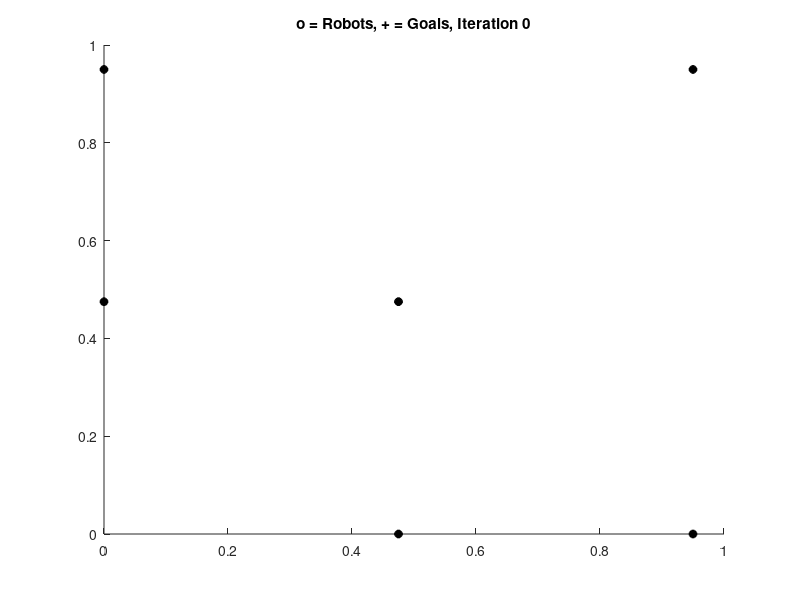

Reproduce this figure in MATLAB. (Note: this script raises an error after producing the figure.)

%function [px, py] = combined( crs, numIterations, showPlot)
function  combined( crs, numIterations, showPlot)

%loydsAlgorithm(0.01*rand(50,1),zeros(50,1)+1/2, [0,0;0,1;1,1;1,0], 200, true)

%seed = 1;
K_prop = 0.7;
%rng(seed);

if nargin < 1   % demo mode
    showPlot = true;
    numIterations  = 30;
    xrange = 10;  %region size
    yrange = 10;
    n = 6; %number of robots  (changing the number of robots is interesting)

    Px = 0.05*mod(1:n,ceil(sqrt(n)))'*(xrange-0.5); %start the robots in a small grid
    Py = 0.05*floor((1:n)/sqrt(n))'*(yrange-0.5);
    
    Px2=Px;
    Py2=Py;
      
%     Px = rand(n,1)*(xrange-0.1); % place n  robots randomly
%     Py = rand(n,1)*(yrange-0.1);
     
    crs = [0, 0;
        0, yrange;
        xrange, yrange;
        xrange, 0;
        0,0 ];
    
    for i = 1:numel(Px)  
        while ~inpolygon(Px(i),Py(i),crs(:,1),crs(:,2)) % ensure robots are inside the boundary
            Px(i) = rand(1,1)*xrange; 
            Py(i) = rand(1,1)*yrange;
        end
    end
    %copy real generator positions to virtual positions.
    Vx = Px;
    Vy = Py;
else
    xrange = max(crs(:,1));
    yrange = max(crs(:,2));
    n = numel(Px); %number of robots  
end

%%%%%%%%%%%%%%%%%%%%%%%% VISUALIZATION %%%%%%%%%%%%%%%%%%%%%%%%%%%%%%%%%%%%
if showPlot
    figure(1);
    %hold on
    %figure(2);
    verCellHandle = zeros(n,1);
    cellColors = hsv(n);
    for i = 1:numel(Px) % color according to
        verCellHandle(i)  = patch(Px(i),Py(i),cellColors(i,:)); % use color i  -- no robot assigned yet
        hold on
    end
    pathHandle = zeros(n,1);    
    %numHandle = zeros(n,1);    
    for i = 1:numel(Px) % color according to
        %pathHandle(i)  = plot(Px(i),Py(i),'-','color',cellColors(i,:)*.8);
        %numHandle(i) = text(Px(i),Py(i),num2str(i));
    end
    
    goalHandle = plot(Px,Py,'+','linewidth',2, 'color','black');
    %currHandle = plot(Px,Py,'o','linewidth',2, 'color','black');
    
    goalHandle2 = plot(Px2,Py2,'*','linewidth',2, 'color','black');
    obs = zeros(1,4,2);
     obs(1,:,:) = [2 2; 8 2; 8 8; 2 8];
%     plot(obs1(:,1),obs1(:,2),'ro');%plot red circles for visualization
%     
%     patch(obs1(:,1),obs1(:,2),'g'); %plot obstacle
%     
%     %similarly for the rest of the obstacles
%     
%     obs2 = [6 2; 7 2; 7 3; 6 3];
%     plot(obs2(:,1),obs2(:,2), 'ro');
%     
%     patch(obs2(:,1),obs2(:,2),'g');
% 
%     
%     obs3 = [3 6; 4 6; 4 7; 3 7];
%     plot(obs3(:,1),obs3(:,2),'ro');
% 
%     patch(obs3(:,1),obs3(:,2),'g');
%     obs4= [6 6; 7 6; 7 7; 6 7];
%     plot(obs4(:,1),obs4(:,2),'ro');
%     
%     patch(obs4(:,1),obs4(:,2),'g');
%     
     
    titleHandle = title(['o = Robots, + = Goals, Iteration ', num2str(0)]);
    hold on;
end
%%%%%%%%%%%%%%%%%%%%%%%% END VISUALIZATION %%%%%%%%%%%%%%%%%%%%%%%%%%%%%%%%
DISPLACEMENT = zeros(numIterations,1);
MAX_DISPLACEMENT = 0.5;

% Iteratively Apply LLYOD's Algorithm
for counter = 1:numIterations
    
    %loydsAlgorithm_nonuniform(i,Px,Py, crs, numIterations, showPlot)
    %[v,c]=VoronoiLimit(Px,Py, crs, false);
    [v,c]=VoronoiBounded(Vx,Vy, crs);
    
%     if showPlot
%         set(currHandle,'XData',Px,'YData',Py);%plot current position
%         for i = 1:numel(Px) % color according to
%             xD = [get(pathHandle(i),'XData'),Px(i)];
%             yD = [get(pathHandle(i),'YData'),Py(i)];
%             set(pathHandle(i),'XData',xD,'YData',yD);%plot path position
%             set(numHandle(i),'Position',[ Px(i),Py(i)]);
%         end 
%     end
   
    for i = 1:numel(c) %calculate the centroid of each cell
        % Changed for non_uniform case
        %[cx,cy] = PolyCentroid(v(c{i},1),v(c{i},2));
        
        [cx,cy] = PolyCentroidNonuniformDensity(v(c{i},1),v(c{i},2),counter);
        
        cx = min(xrange,max(0, cx));
        cy = min(yrange,max(0, cy));
        
        if ~isnan(cx) && inpolygon(cx,cy,crs(:,1),crs(:,2))
                Vx(i) = Vx(i) + -K_prop*(Vx(i) - cx);
                Vy(i) = Vy(i) + -K_prop*(Vy(i) - cy);
                
        end
        
        %Update real positions
        i;
        Px2(i)=cx;
        Py2(i)=cy;
        [Px(i) Py(i)] = tangentBug( Px(i), Py(i), cx, cy, obs);
        
        %[Px(i) Py(i)] = tangentBug(cx, cy, Px(i), Py(i), obs);
    end
       
       if showPlot
        
        for i = 1:numel(c) % update Voronoi cells
            %verCellHandle(i)
            set(verCellHandle(i), 'XData',v(c{i},1),'YData',v(c{i},2));
        end

        set(titleHandle,'string',['o = Robots, + = Goals, Iteration ', num2str(counter,'%3d')]);
        set(goalHandle,'XData',Px,'YData',Py);%plot goal position
        set(goalHandle,'XData',Px,'YData',Py)
        
        set(goalHandle2,'XData',Px2,'YData',Py2);%plot goal position
        set(goalHandle2,'XData',Px2,'YData',Py2)
        
        axis equal
        axis([0,xrange,0,yrange]);
        drawnow
%         if mod(counter,50) ==0
%             pause
%             %pause(0.1)
%         end
       end
       

end

% V = 1:numIterations;
% figure (2);
% DISPLACEMENT_LOG = log(DISPLACEMENT);
% 
% f = fit(V',DISPLACEMENT_LOG(:,1), 'poly1');
% plot(V,DISPLACEMENT_LOG);
% plot(f,V,DISPLACEMENT_LOG);

% function [Cx,Cy] = PolyCentroid(X,Y)
% % The centroid of a non-self-intersecting closed polygon defined by n vertices (x0,y0), (x1,y1), ..., (xn?1,yn?1) is the point (Cx, Cy), where
% % In these formulas, the vertices are assumed to be numbered in order of their occurrence along the polygon's perimeter, and the vertex ( xn, yn ) is assumed to be the same as ( x0, y0 ). Note that if the points are numbered in clockwise order the area A, computed as above, will have a negative sign; but the centroid coordinates will be correct even in this case.http://en.wikipedia.org/wiki/Centroid
% % A = polyarea(X,Y)
% 
% Xa = [X(2:end);X(1)];
% Ya = [Y(2:end);Y(1)];
% 
% A = 1/2*sum(X.*Ya-Xa.*Y); %signed area of the polygon
% 
% Cx = (1/(6*A)*sum((X + Xa).*(X.*Ya-Xa.*Y)));
% Cy = (1/(6*A)*sum((Y + Ya).*(X.*Ya-Xa.*Y)));

end

function a = triangle_area(P1,P2,P3)
    e12 = sqrt(sum((P1-P2) .^ 2));
    e23 = sqrt(sum((P2-P3) .^ 2));
    e31 = sqrt(sum((P1-P3) .^ 2));
    s = (e12 + e23 + e31)/2;
    a = sqrt(s*(s-e12)*(s-e23)*(s-e31));    
end

%A toy density function - Gaussian density around center point (cx,cy)
function r = density(x,y, i)
   %r = exp(-(x-0.02*cos(i))*(x-0.02*cos(i)) + -(y-0.02*sin(i))*(y-0.02*sin(i)));
   %r = exp(-(x-5*cos(2*pi*i/180)-5)*(x-5*cos(2*pi*i/180)-5) + -(y-5*sin(2*pi*i/180)-5)*(y-5*sin(2*pi*i/180)-5));
   r = exp(-((x-5)*(x-5)) + -((y-5)*(y-5))); %+ exp(-((x-7.5)*(x-7.5)) + -((y-7.5)*(y-7.5)));
   %r = exp(-(abs(y-5)));
   %r = 1;
end

function [Cx,Cy] = PolyCentroidNonuniformDensity(X,Y, i)
    CELL_SAMPLES = 500;
    %Triangulate points - returns a list of indices
    n = size(X,1)-1;
    x_r = fliplr(X);
    y_r = fliplr(Y);
    
    triangles = polygon_triangulate(n, x_r(1:n), y_r(1:n));
  
    j = 1;
    
    %Array of areas of each triangle in the polygon
    tri_areas(1:n-2,1) = 0;
    
    %Calculate triangle areas & convert indices to points
    while j <= n-2
        %Grab indices of jth triangle
        i1 = triangles(1,j);
        i2 = triangles(2,j);
        i3 = triangles(3,j);
        
        %GRab points of triangle
        P1 = [X(i1) Y(i1)];
        P2 = [X(i2) Y(i2)];
        P3 = [X(i3) Y(i3)];
        
        tri_areas(j,1) = triangle_area(P1,P2,P3); 
        
        j = j + 1;
    end
    
    total_area = sum(tri_areas);
    j = 1;
    
    %Index of current sample, updated in loop
    current_sample = 1;
    
    %Storage array for random points on polygon
    random_points = zeros(CELL_SAMPLES,2);
    
    while j <= n-2
        % Calculate number of samples to make in triangle based on
        % fractional area of triangle in voronoi cell
        sample_num_j = floor( (CELL_SAMPLES * tri_areas(j,1)) / (total_area));
        
        %Take random samples 
        sample_points = sample_rand_triangle([X(triangles(1,j)) Y(triangles(1,j)) ] , ...
            [X(triangles(2,j)) Y(triangles(2,j)) ] , ...
            [X(triangles(3,j)) Y(triangles(3,j)) ],sample_num_j);
        %assert(current_sample + sample_num_j - 1 <= CELL_SAMPLES);
        
        %Save the generated points - there are sample_num_j such points
        index_end = current_sample + sample_num_j - 1;
        random_points(current_sample:index_end,:) = sample_points;
        
        %Update index of current sample
        current_sample = current_sample + sample_num_j ;
        j = j + 1;
    end
    
    %Calculate centroid based on sample points in triangle based on Monte
    %Carlo Integration
    j = 1;
    numerator_vec_sum = [0 0];
    denominator_sum = 0;
    while j < current_sample
        D = density(random_points(j,1),random_points(j,2), i);
        numerator_vec_sum = numerator_vec_sum + random_points(j,:)*D;
        denominator_sum = denominator_sum + D;
        j = j + 1;
    end
    
    C_v = numerator_vec_sum / denominator_sum;
    Cx = C_v(1);
    Cy = C_v(2);
end

%Use Osada et. al [02] method for random sampling from triangle
function P = sample_rand_triangle(P1,P2,P3, N)
    
    Bounds(1:N,1) = 0;
    Bounds(1:N,2) = 1;
    
    R1 = unifrnd(Bounds(1:N,1),Bounds(1:N,2));
    R2 = unifrnd(Bounds(1:N,1),Bounds(1:N,2));
    
    %Points array
    P(1:N,1:2) = 0;
    i = 1;
    while i <= N
        %generate a point on the triangle from random variables r1(i),
        %r2(i)
        P(i,1:2) = (1-sqrt(R1(i)))*P1 + sqrt(R1(i))*(1-R2(i))*P2 + sqrt(R1(i))*R2(i)*P3;
        i = i + 1;
    end
end

function [V,C]=VoronoiBounded(x,y, crs)

bnd=[min(x) max(x) min(y) max(y)]; %data bounds
if nargin < 3
    crs=double([bnd(1) bnd(4);bnd(2) bnd(4);bnd(2) bnd(3);bnd(1) bnd(3);bnd(1) bnd(4)]);
end

rgx = max(crs(:,1))-min(crs(:,1));
rgy = max(crs(:,2))-min(crs(:,2));
rg = max(rgx,rgy);
midx = (max(crs(:,1))+min(crs(:,1)))/2;
midy = (max(crs(:,2))+min(crs(:,2)))/2;

% add 4 additional edges
xA = [x; midx + [0;0;-5*rg;+5*rg]];
yA = [y; midy + [-5*rg;+5*rg;0;0]];

[vi,ci]=voronoin([xA,yA]);

% remove the last 4 cells
C = ci(1:end-4);
V = vi;
% use Polybool to crop the cells
%Polybool for restriction of polygons to domain.

for ij=1:length(C)
        % first convert the contour coordinate to clockwise order:
        [X2, Y2] = poly2cw(V(C{ij},1),V(C{ij},2));
        [xb, yb] = polybool('intersection',crs(:,1),crs(:,2),X2,Y2);
        ix=nan(1,length(xb));
        for il=1:length(xb)
            if any(V(:,1)==xb(il)) && any(V(:,2)==yb(il))
                ix1=find(V(:,1)==xb(il));
                ix2=find(V(:,2)==yb(il));
                for ib=1:length(ix1)
                    if any(ix1(ib)==ix2)
                        ix(il)=ix1(ib);
                    end
                end
                if isnan(ix(il))==1
                    lv=length(V);
                    V(lv+1,1)=xb(il);
                    V(lv+1,2)=yb(il);
                    ix(il)=lv+1;
                end
            else
                lv=length(V);
                V(lv+1,1)=xb(il);
                V(lv+1,2)=yb(il);
                ix(il)=lv+1;
            end
        end
        C{ij}=ix;
   
end
end

%function for tangent bug. have to tweak the sensor range and the distance
%moved by the robot in a single step to get good performance. can enter
%nonconvex obstacles by a combination of convex obstacles. but will have to
%tweak both said parameters otherwise may terminate incorrectly.

%main fuction
function [px,py] = tangentBug (startx, starty, endx, endy, obs)

    %figure;             %initialize the plotting window
    axis ([0 10 0 10]);
    
    %give all variables global scope so that other functions may see them    

    global obstacle;  % N x (P,2) matrix for N obstacles, each with P vertices

                        
    global d_set;       %matrix to store the vertices of discontinuities in scan
    global scan;        %the array to save current scan of the environment 
    global range;       %the maximum range of the sonar array (for saturated distance function
    global r_res;       %resolution of the sonar
    global theta_res;   %angular resolution of the sonar
    global r_step;      %the distance the robot moves during a single step
    global robot;       %the location of the robot
    global start;       %the start point
    global goal;        %the goal point
    
    global d_planner; %to remember direction of heuristic increase or decrease
                      %contains the 2 most recent values of the heuristic
                      %distance
    global r_planner; %to remember direction of robot motion. contains the
                      %most recent 2 locations of the robot. needed to
                      %decide direction of wall following
                      
    global dmin;      %as defined in slides. used for termination of wall following
    global dreach;    %also known as dleave.  
    
    global mins;      %the minimum value of the current scan array. used to 
                      %mantain a safe distance from the obstacles
                      %mins(1) stores that value and mins(2) stores the
                      %index of the scan array from which that value was
                      %taken

    global robo_hist; %keeps record of the robot path 
                      %will be used to terminate the algorithm
                      
    global wcount;    %flags used for programming purposes
    global d_theta;
    global wflag;
    global ncount;
    global exit_flag;

    obstacle = obs;
    scan = zeros(1,12);
    d_planner = zeros(1,2) + 100;
    r_planner = zeros(2,2);
    d_set = [];
    range = 2;
    r_res = 0.1;
    theta_res = 4*pi/180;
    r_step = 0.3;
    dmin=0;
    dreach=0;
    d_theta=0;
    wflag=1;
    mins=zeros(1,2);
    ncount=0;
    
    exit_flag=0; %this flag will be set when goal cant be reached
    
    f = text(0.5,-0.75,'specify vertices of 4 obstacles (convex). for each obstacle give 4 vertices');
    figure(2)
    set(f,'String','enter start point');
    set(f,'Position',[4 -0.75]);
    start = [startx starty];      %get start point
    robot = start;
    r_planner(2,:) = robot;
    %plot(start(1),start(2),'o','linewidth',2, 'color','black');;
    
    set(f,'String','enter goal point');
    %goal = ginput(1);       %get goal point
    goal=[endx endy];
    hold on;
    
    %project the target into the region
    for i=1:size(obstacle,1)
        if (~inpolygon(goal(1), goal(2), obstacle(i,:,1), obs(i,:,2)))
            continue;
        else
            %find the point on the boundary of the obstacle that minimizes
            %the perpendicular bisector
            %aka project
            min_point = [-1 -1];
            min_dist = Inf;
            for j=1:size(obstacle(i,:,:),2)
                %for vertex i, calculate the line between (i,i+1)
                line1 = [obstacle(i,j,1) obstacle(i,j,2)];
                if (j == size(obstacle(i,:,:),2))
                    line2 = [obstacle(i,1,1) obstacle(i,1,2)];
                else
                    line2 = [obstacle(i,j+1,1) obstacle(i,j+1,2)];
                end
                
                int_point = proj(goal, [line1 , line2]);
                dist = euc_dist(int_point',goal);
                if (dist < min_dist)
                    min_dist = dist;
                    min_point = int_point;
                end
            end
            %assert((min_point == [-1;-1]) ~= [ 1 1]);
            %Set goal to projected point
            goal = min_point';
            break;
        end
    end
 
    
    plot(goal(1),goal(2),'m');
    %plot(startx, starty,'.','linewidth',3, 'color','black')
    %plot(centroidsX,centroidsY,'+','linewidth',2, 'color','black')
    pause(0.01);
    
    get_scan();             %scan the environment
    get_discontinuities();  %get discontinuities in the scan
    %plot(start(1),start(2),'o','linewidth',2, 'color','black');
    %plot(centroidsX,centroidsY,'+','linewidth',2, 'color','black')
    %plot(startX, startY,'.','linewidth',3, 'color','black')
    plot(goal(1),goal(2),'+','linewidth',2, 'color','black');
    
    pause(0.01);             %time delay

    %remain inside loop until goal is reached
    while euc_dist(robot,goal)>0.2 && exit_flag==0
        cla;                %clear the plotting window
        
        if mins(1)<0.5        %if the robot is too close to an obstacle, then
                              %do wall following irrespective of all behaviours 
          	%f = text(4,-0.75,'doing wall following');
            temp_step=r_step; 
            r_step=0.4;       %do it with an increased setp;  
            wall_follow();    %call the wall following function
            r_step=temp_step; %restore the step
        
        elseif size(d_set)==0   %if no discontinuities, move towards goal
            move_towards_goal();
            %f = text(4,-0.75,'moving towards goal');
            wcount=0;
            wflag=1;
            
        elseif (d_planner(2)>d_planner(1)) && (wflag==1)
                                        %if heuristic distance is not
                                        %increasing, then do wall following
                                        
          	%f = text(4,-0.75,'doing wall following');
            if dmin<=dreach             %do while dleave does not go below dmin
                temp_step=r_step;       %doing it with an increased step
                r_step=0.4;
                wall_follow();
                wcount = wcount+1;      
                r_step = temp_step;
            end
            
        else
            move_towards_discontinuity();   %move towards discontinuity
            %f = text(4,-0.75,'moving towards discontinuity');
                                            %update the planner to mantain
                                            %the direction of increase of
                                            %the heuristic distance
            d_planner(1) = d_planner(2);
            dist_r = euc_dist(robot,[d_set(1,1) d_set(1,2)]); %distance from robot to discontinuity
            dist_d = euc_dist(goal,[d_set(1,1) d_set(1,2)]);  %distance from discontinuity to goal
            d_planner(2) = dist_d + dist_r;            
            wcount=0;
            wflag=1;
        end
        
        hold on;
        plot_world();                       %plot all obstacles
        get_scan();                         %get scan,discontinuities and plot start,goal and robot
        get_discontinuities();
        %plot(start(1),start(2),'o','linewidth',2, 'color','black');
        plot(goal(1),goal(2),'+','linewidth',2, 'color','black');
        %plot(centroidsX,centroidsY,'+','linewidth',2, 'color','black');        
        %plot(startx, starty,'.','linewidth',3, 'color','black');
        plot(robot(1),robot(2),'.','linewidth',5, 'color','g');

        %update the planner to mantain the vector of robot direction
        r_planner(1,:) = r_planner(2,:);
        r_planner(2,:) = robot;
        pause(0.01);                         %pause needed so that the data is plotted properly.
        %HACK
        break;
    end
    if exit_flag==0
        %set(f,'String','reached goal successfully');
        %Unsure about what i deleted.
        %Px = startX;
        %Py = startY;
    else
        %set(f,'String','no path to goal exists');
    end
    hold off;
    px = robot(1);
    py = robot(2);

end

function PT2 = proj(point, line)

vx = line(:, 3);
vy = line(:, 4);

dx = point(:,1) - line(:,1);
dy = point(:,2) - line(:,2);

px = -1*point(1)*(line(3) - line(1)) - point(2)*(line(4) - line(2));
py = -1*line(2)*(line(3) - line(1)) + line(1)*(line(4) - line(2));


rhs =-1*[px; py];
lhs(1,1) = (line(3) -line(1));
lhs(1,2) = (line(4) - line(2));
lhs(2,1) = (line(2) - line(4));
lhs(2,2) = (line(3)-line(1));

PT2 = lhs\rhs;
end

function g = get_line(point1,point2)

    line = zeros(1,3);
    line(1) = point2(2) - point1(2);
    line(2) = point1(1) - point2(1);
    line(3) = point1(2) * ( point2(1) - point1(1) ) - point1(1) * ( point2(2) - point1(2) );
    g =line;

end

function plot_world()
    global obstacle;
    hold on;
    %simple patch commands
    %TODO: check array size
    for i =1:size(obstacle,1)
        patch(obstacle(i,:,1), obstacle(i,:,2) ,'g');
    end
    hold on; 
end


%this function returns 1 if a point lies inside an obstacle and 0 if it
%lies outside
function g = check_for_obstacles(point)
    global obstacle;
    g = 0;
    for i = 1:size(obstacle,1)
        if inpolygon(point(1),point(2),obstacle(i,:,1),obstacle(i,:,2))
            g = 1;
            break;
        end
    end
    
end

%this function plots the current scan of the environment and stores it in
%an array
function get_scan()

    global scan;
    global range;
    global r_res;
    global theta_res;
    global robot;
    global mins;

    beams = 2*pi/theta_res; %total number of beams calculated by set resolution
    scan = zeros(1,beams);  %define the array
    scan = scan+range;      %initialze all ranges to be of max range
    n=0;                    %counter used for mantaining the index of the array
    mins(1)=4;
    
    for t = 0:theta_res:2*pi - theta_res %traverse all values of r and theta
        n=n+1;
        for r = 0:r_res:range
            
            x = robot(1)+r*cos(t); %get point in cartesian cordinate
            y = robot(2)+r*sin(t);
            %if point is in obstacle, set the range of that sonar beam to
            %the current value of r
            if(check_for_obstacles([x y])==1)
                
                scan(n) = r-r_res;
                if scan(n)<mins(1)  %lookfor the minimum value of the array
                    mins(1)=scan(n);
                    mins(2)=n;
                end
                break;
            end
            %plot(x,y,'b.'); %plot the points in freespace. good for visualizing
        end
    end

end

function get_discontinuities()

    global scan;
    global range;
    global robot;
    global d_set;
    global goal;

    %first determine size of scan array and initialize the discontinuity
    %set
    s = size(scan,2);
    d_set = [];
    n = 0;
    %traverse the whole scan array
    for a=2:1:s
      
        %search for discontinuities
        %a discontinuity is defined in this code as the point at which 
        %is not at maximum range of the sonar but which has a neighbour
        %on the sonar array which returns maximum range
        if ( scan(a) ~= scan(a-1) ) && ( scan(a)==range || scan(a-1)==range)
            if scan(a)==range
                r = scan(a-1);
                t = (a-2)*2*pi/s;
                d = a-1;
            else
                r = scan(a);
                t = (a-1)*2*pi/s;
                d = a;
            end
            %determine wether the discontinuity is nearer to the goal then
            %the robot's current position. if not then there is no use in
            %saving it
            x=robot(1)+r*cos(t);
            y=robot(2)+r*sin(t);
            dist_r = euc_dist(robot,goal);
            dist_d = euc_dist([x y],goal);
            %if yes then include it in the discontinuity set
            if dist_d<dist_r
                n=n+1;
                d_set(n,:) = [x y d];
            end
            %display all discontinuity points
            %plot(x,y,'r*');
        end
        
    end
    %sort the discontinuities according to the heuristic distance
    %so that the first element will always be the discontinuity the robot
    %has to follow
    %sorting has been done by insertion sort (not very efficient)
    %the parameter used for sorting is the heuristic distance of course
    if size(d_set)~=0
        for a=2:size(d_set)
            insert = d_set(a,:);
            dist_r = euc_dist(robot,[d_set(a,1) d_set(a,2)]);
            dist_d = euc_dist(goal,[d_set(a,1) d_set(a,2)]);
            dist_h = dist_r+dist_d;
            move=a;
            dist_r = euc_dist(robot,[d_set(move-1,1) d_set(move-1,2)]);
            dist_d = euc_dist(goal,[d_set(move-1,1) d_set(move-1,2)]);
            compare = dist_r+dist_d;
            while move>1 && compare>dist_h
                d_set(move,:) = d_set(move-1,:);
                dist_r = euc_dist(robot,[d_set(move-1,1) d_set(move-1,2)]);
                dist_d = euc_dist(goal,[d_set(move-1,1) d_set(move-1,2)]);
                compare = dist_r+dist_d;
                move=move-1;
            end
            d_set(move,:) = insert;
        end
    end
end

%function increases the coordinates of the robot in direction of the goal
function move_towards_goal()
    global goal;
    global robot;
    global r_step;
    global r_planner;
    
    %get the angle on which to move the robot
    t = atan2(goal(2) - robot(2),goal(1) - robot(1));
    if t<0
        t=t+2*pi;
    end
    %update the position
    robot(1) = robot(1) + r_step*cos(t);
    robot(2) = robot(2) + r_step*sin(t);
    
end

%function to increase the coordinates of the robot in direction of the
%most favourable discontinuity
function move_towards_discontinuity()
    global d_set;
    global robot;
    global r_step;
    global r_planner;
    global mins;
    
    %calculate direction on which to move robot
    t = atan2(d_set(1,2) - robot(2),d_set(1,1) - robot(1));
    if t<0
        t=t+2*pi;
    end

    if mins(1)<0.5
        wall_follow(); %just as a safety measure. not really required here
    else
        %update the position
        robot(1) = robot(1) + r_step*cos(t);
        robot(2) = robot(2) + r_step*sin(t);
    end
end

%function to increase the coordinates of the robot in general direction of
%wall following
function wall_follow()
    global scan;
    global theta_res;
    global r_step;
    global robot;
    global r_planner;
    global goal;
    global wcount;
    global wflag;
    global ncount;
    global robo_hist;
    
    %first got to set value of dmin
    s = size(scan,2);   
    r = scan(1);
    t = (1-1)*2*pi/s;
    x=robot(1)+r*cos(t);
    y=robot(2)+r*sin(t);
    dmin = euc_dist(goal,[x y]);
    %remember that dleave and dmin start out the same
    dreach = dmin;

    %if wall following is being executed for first time, update dmin
    %not really following the idea of the algorithm here (dmin should be
    %updated constantly),but it is being done so, indirectly
    if wcount==1

        for a=1:s
            r = scan(a);
            t = (a-1)*2*pi/s;
            x=robot(1)+r*cos(t);
            y=robot(2)+r*sin(t);
            dist_d = euc_dist(goal,[x y]);
            if dist_d<dmin                  %update dmin
                dmin=dist_d;
            end
        end
        
   end

    smallest=1; %index of the smallest range of scan. could also have used mins instead
    
    %now update dreach (dleave)
    for a=1:s
        if scan(a)<scan(smallest)
            smallest=a;
        end
        r = scan(a);
        t = (a-1)*2*pi/s;
        x=robot(1)+r*cos(t);
        y=robot(2)+r*sin(t);
        dist_d = euc_dist([x y],goal);
        if dist_d<dreach                %update dreach
            dreach=dist_d;
        end
    end
    
    if dreach<dmin  %terminate wall following by setting flag
        wflag=0;    %look in the main function to see how this works    
    end
    
    %now to calculate the direction in which to move the robot. the
    %implementation is as covered in class. also we have to choose between
    %the two possible direction for wall following which will be in the
    %direction the robot was already moving in
    
    t = theta_res*(smallest-1); %direction of normal to obstacle
    %direction of robot motion calculated from the planner
    r_theta = atan2((r_planner(2,2)-r_planner(1,2)),(r_planner(2,1)-r_planner(1,1)));
    %scale theta. because the range of atan2 is from -pi to +pi
    if r_theta<0
        r_theta=r_theta+2*pi;
    end
    
    %take dot product of possible tangent direction and robot motion vector
    if dot([cos(r_theta) sin(r_theta)],[cos(t+pi/2) sin(t+pi/2)])>=0;
        g=t+pi/2+pi/24;
    else                %pi/24 added as a factor of safety
       g=t-pi/2+pi/24;
    end

    %again just for safety
    if(check_for_obstacles([(robot(1)+r_step*cos(g)) (robot(2)+r_step*sin(g))])==1)
        g=g+pi;
    end
    
    %update the robot coordinates
    robot(1) = robot(1) + r_step*cos(g);
    robot(2) = robot(2) + r_step*sin(g);
   
    ncount=ncount+1;
    robo_hist(ncount,:) = [robot(1) robot(2)];
    check_for_cycle();
end

%simple function to calculate euclidean distance between two points in 2D
function g = euc_dist(x,y)
    g=sum((x-y).^2).^0.5;
end

%checks wether the current robot postion has been visited before or not
function check_for_cycle()
    %search wether the robot has visited this position before
    %if yes then it is moving in a cycle and no path to the goal exists
    global robot;
    global exit_flag;
    global robo_hist;
    global ncount;
    for a=1:ncount-1;
        if euc_dist([robo_hist(a,1) robo_hist(a,2)],[robot(1) robot(2)])<0.025
            exit_flag=1;
        end
    end
end
